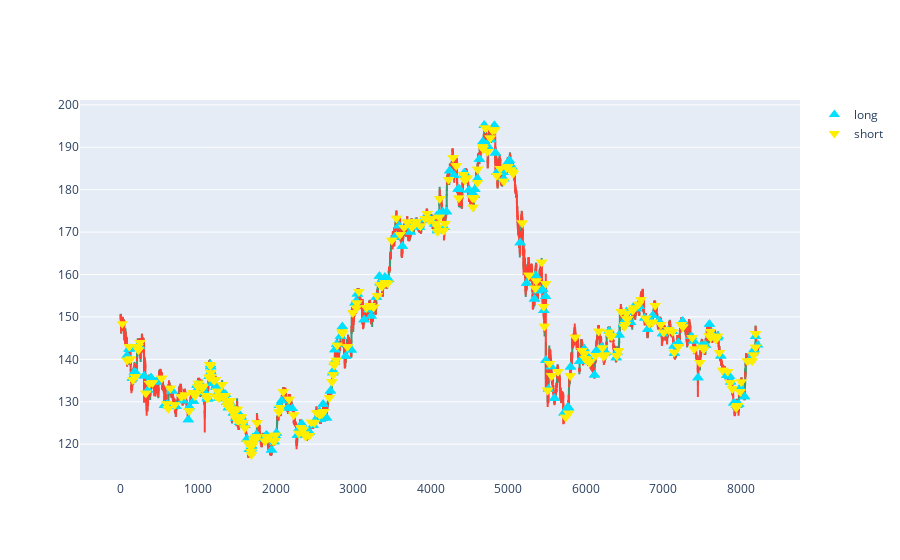

Write notebook code for a chart like this one.
### Code cell
gran = 'H8'
inst = 'GBP_JPY'
# df = get_data_super('2010-01-01-00-00-00', '2020-01-01-00-00-00', gran, inst)
fig = plot_post(df, pos_df)

### Figure 1 — Plotly figure (JSON) as saved in the notebook; plotly's stock layout.template omitted (floating-point values rounded to 4 significant figures; data arrays with more than 128 entries replaced by an {"elided": "..."} marker saying what was removed)
{"data": [{"boxpoints": false, "fillcolor": "#3D9970", "line": {"color": "#3D9970"}, "name": "Increasing", "showlegend": false, "type": "box", "whiskerwidth": 0, "x": {"elided": "24168 int values"}, "y": {"elided": "24168 float values"}}, {"boxpoints": false, "fillcolor": "#FF4136", "line": {"color": "#FF4136"}, "name": "Decreasing", "showlegend": false, "type": "box", "whiskerwidth": 0, "x": {"elided": "25176 int values"}, "y": {"elided": "25176 float values"}}, {"marker": {"color": "#00e1ff", "size": 10, "symbol": "triangle-up"}, "mode": "markers", "name": "long", "type": "scatter", "x": {"elided": "481 int values"}, "y": {"elided": "481 float values"}}, {"marker": {"color": "#ffee00", "size": 10, "symbol": "triangle-down"}, "mode": "markers", "name": "short", "type": "scatter", "x": {"elided": "481 int values"}, "y": {"elided": "481 float values"}}], "layout": {}}
